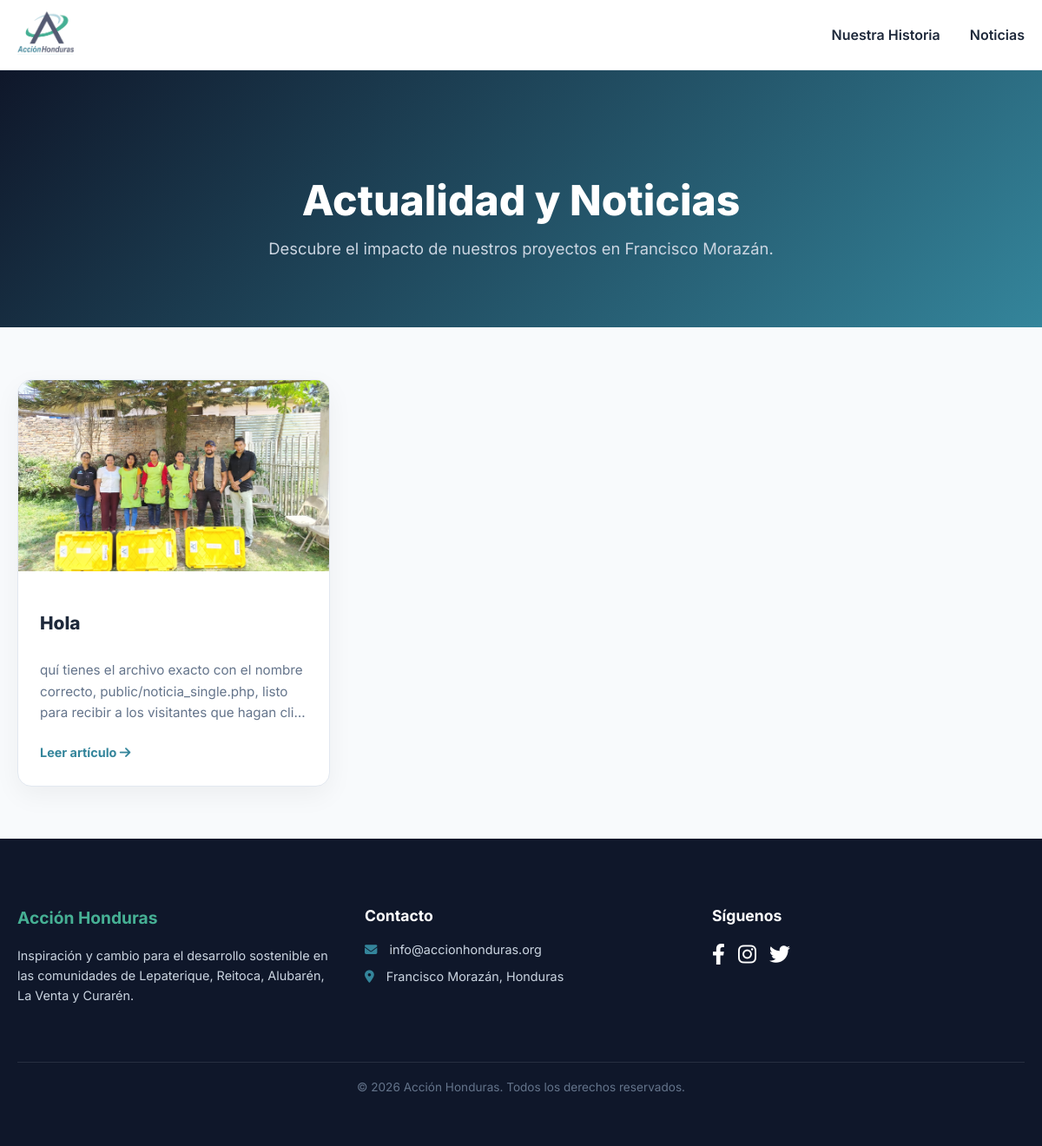
The page /index.php?slug=noticias on the database its author committed.
### tables this page shows
CREATE TABLE `menu_items` (
  `id` int NOT NULL AUTO_INCREMENT,
  `label` varchar(100) NOT NULL,
  `url` varchar(255) NOT NULL,
  `position` int DEFAULT '0',
  PRIMARY KEY (`id`)
);

CREATE TABLE `news` (
  `id` int NOT NULL AUTO_INCREMENT,
  `title` varchar(255) NOT NULL,
  `slug` varchar(255) NOT NULL,
  `excerpt` text,
  `content_html` longtext,
  `cover_image` varchar(255) DEFAULT NULL,
  `status` enum('published','draft') DEFAULT 'published',
  `created_at` timestamp NULL DEFAULT CURRENT_TIMESTAMP,
  PRIMARY KEY (`id`),
  UNIQUE KEY `slug` (`slug`)
);

### public/noticias.php (the view, shortened to what this page needs)
<?php
$database = new Database();
$db = $database->getConnection();
$noticias_por_pagina = 6;
$pagina_actual = isset($_GET['p']) && is_numeric($_GET['p']) ? (int)$_GET['p'] : 1;
$offset = ($pagina_actual - 1) * $noticias_por_pagina;
$query = "SELECT title, slug, excerpt, cover_image, created_at FROM news WHERE status = 'published' ORDER BY created_at DESC LIMIT :limit OFFSET :offset";
$stmt = $db->prepare($query);
$stmt->bindValue(':limit', $noticias_por_pagina, PDO::PARAM_INT);
$stmt->bindValue(':offset', $offset, PDO::PARAM_INT);
$stmt->execute();
$noticias = $stmt->fetchAll(PDO::FETCH_ASSOC);
?>
<!DOCTYPE html>
<html lang="es">
<head>
    <link rel="stylesheet" href="https://cdnjs.cloudflare.com/ajax/libs/font-awesome/6.4.0/css/all.min.css">
</head>
<body>
    <?php include 'header.php'; ?>
    <main>
        <section class="ah-news-header">
            <h1 style="font-size: 3rem; font-weight: 800; margin-bottom: 15px;">Actualidad y Noticias</h1>
            <p style="font-size: 1.15rem; color: #cbd5e1; max-width: 600px; margin: 0 auto;">Descubre el impacto de nuestros proyectos en Francisco Morazán.</p>
        </section>
        <?php if (empty($noticias)): ?>
            <div style="text-align: center; padding: 100px 20px;">
                <i class="fa-regular fa-folder-open" style="font-size: 4rem; color: #cbd5e1; margin-bottom: 20px;"></i>
                <h3 style="color: #1e293b; font-size: 1.5rem;">Aún no hay publicaciones</h3>
                <p style="color: #64748b;">Las noticias publicadas aparecerán aquí.</p>
            </div>
        <?php else: ?>
            <div class="news-grid">
                <?php foreach ($noticias as $n): ?>
                    <a href="noticia_single.php?slug=<?php echo htmlspecialchars($n['slug']); ?>" class="news-card">
                        <img src="<?php echo !empty($n['cover_image']) ? htmlspecialchars($n['cover_image']) : 'https://images.unsplash.com/photo-1542601906990-b4d3fb778b09?auto=format&fit=crop&q=80&w=800'; ?>" class="news-img" alt="Portada de noticia">
                        <div class="news-body">
                            <h2 class="news-title"><?php echo htmlspecialchars($n['title']); ?></h2>
                            <p class="news-excerpt"><?php echo htmlspecialchars($n['excerpt']); ?></p>
                            <div class="news-footer">Leer artículo <i class="fa-solid fa-arrow-right"></i></div>
                        </div>
                    </a>
                <?php endforeach; ?>
            </div>
        <?php endif; ?>
    </main>
    <?php include 'footer.php'; ?>
</body>
</html>

### public/header.php (shortened to what this page needs)
<?php
$current_slug = $_GET['slug'] ?? 'inicio';
$menu_items = [];
try {
    $query = "SELECT label, url FROM menu_items ORDER BY position ASC";
    $stmt = $db->prepare($query);
    $stmt->execute();
    $menu_items = $stmt->fetchAll(PDO::FETCH_ASSOC);
} catch (PDOException $e) {
}
?>
    <header class="main-header" style="background: white; border-bottom: 1px solid #e2e8f0; position: sticky; top: 0; z-index: 1000;">
        <div class="container" style="max-width: 1200px; margin: 0 auto; padding: 0 20px;">
            <div class="header-content" style="display: flex; justify-content: space-between; align-items: center; height: 80px;">
                <a href="index.php" class="logo-link">
                    <img src="/webah/uploads/images/logo.png" alt="Acción Honduras" class="logo" style="max-height: 50px;">
                </a>
                <nav class="main-nav">
                    <?php if (empty($menu_items)): ?>
                        <a href="index.php" style="text-decoration: none; font-weight: 600; color: #1e293b; margin-left: 30px;">Inicio</a>
                        <a href="index.php?slug=noticia" style="text-decoration: none; font-weight: 600; color: #1e293b; margin-left: 30px;">Noticias</a>
                    <?php else: ?>
                        <?php foreach($menu_items as $item): ?>
                            <?php
                                $item_slug = str_replace('?slug=', '', $item['url']);
                                $item_slug = str_replace('index.php', '', $item_slug);
                                $is_active = ($current_slug === $item_slug);
                                $color = $is_active ? '#34859B' : '#1e293b';
                            ?>
                            <a href="<?php echo htmlspecialchars($item['url']); ?>"
                               class="<?php echo $is_active ? 'active' : ''; ?>"
                               style="text-decoration: none; font-weight: 600; color: <?php echo $color; ?>; margin-left: 30px; transition: color 0.2s;">
                                <?php echo htmlspecialchars($item['label']); ?>
                            </a>
                        <?php endforeach; ?>
                    <?php endif; ?>
                </nav>
            </div>
        </div>
    </header>

### public/noticias.php (style rules this page uses)
body { margin: 0; padding: 0; font-family: 'Inter', sans-serif; background: #f8fafc; display: flex; flex-direction: column; min-height: 100vh; }
main { flex-grow: 1; }
.ah-news-header { background: linear-gradient(135deg, #0f172a 0%, #34859B 100%); padding: 80px 20px; text-align: center; color: white; }
.news-grid { display: grid; grid-template-columns: repeat(auto-fill, minmax(320px, 1fr)); gap: 40px; padding: 60px 20px; max-width: 1200px; margin: 0 auto; }
.news-card { background: white; border-radius: 16px; overflow: hidden; box-shadow: 0 10px 30px rgba(0,0,0,0.05); border: 1px solid #e2e8f0; display: flex; flex-direction: column; text-decoration: none; transition: transform 0.3s; }
.news-img { width: 100%; height: 220px; object-fit: cover; background: #e2e8f0; }
.news-body { padding: 30px 25px; display: flex; flex-direction: column; flex-grow: 1; }
.news-title { font-size: 1.3rem; color: #1e293b; margin-bottom: 15px; font-weight: 800; display: -webkit-box; -webkit-line-clamp: 2; -webkit-box-orient: vertical; overflow: hidden; }
.news-excerpt { color: #64748b; font-size: 0.95rem; line-height: 1.6; margin-bottom: 25px; display: -webkit-box; -webkit-line-clamp: 3; -webkit-box-orient: vertical; overflow: hidden; }
.news-footer { margin-top: auto; color: #34859B; font-weight: 700; font-size: 0.9rem; }

### rows shown on the page
menu_items: label "Nuestra Historia"
menu_items: label "Noticias"
news: cover_image (picture), title "Hola", excerpt "quí tienes el archivo exacto con el nombre correcto, public/noticia_single.php, listo para recibir a los visitantes que hagan…"

### other values the page prints
$email_link "info@accionhonduras.org"
$site_name "Acción Honduras"
